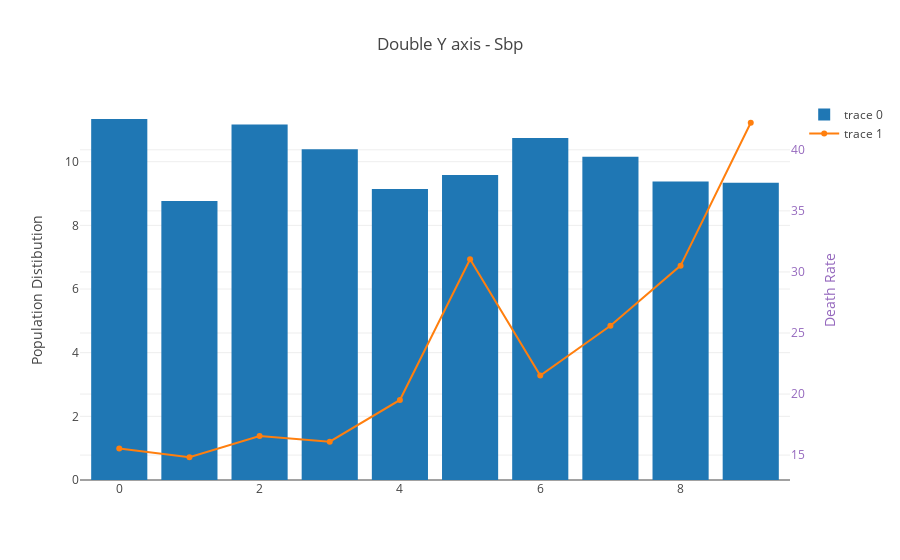
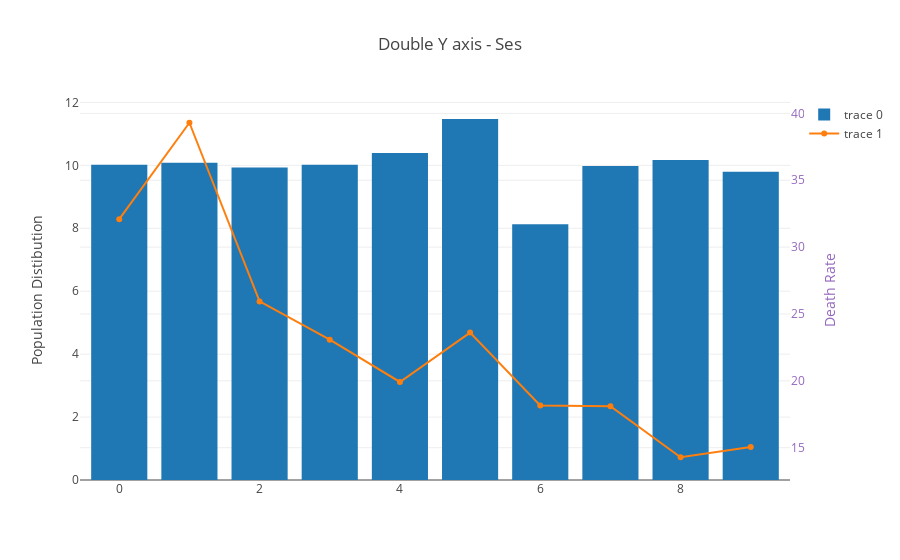
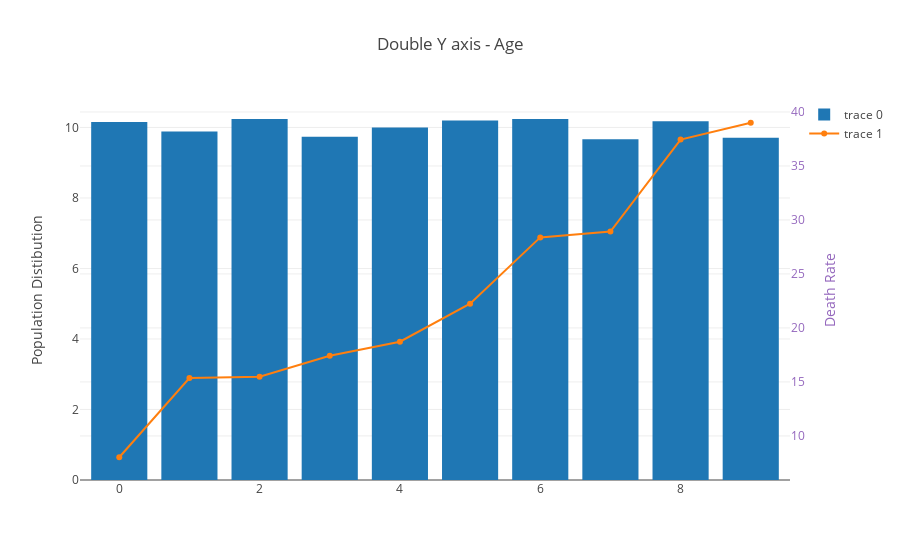
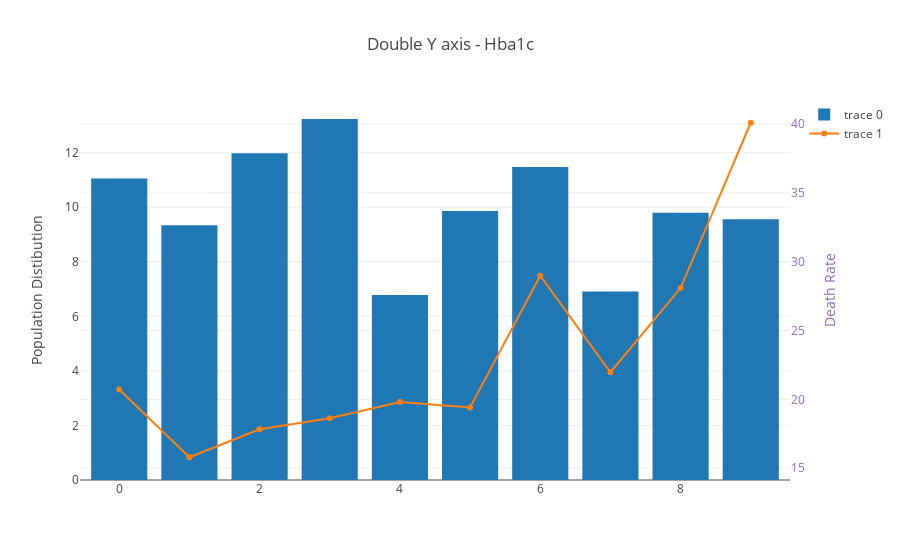

Here is the notebook cell these charts were saved with, in order:
### Markdown cell above
Plot death rates using numeric columns

### Code cell
plt_event_rate(er_data)

### Figure 1 — Plotly figure (JSON) as saved in the notebook; plotly's stock layout.template omitted (floating-point values rounded to 4 significant figures)
{"data": [{"type": "bar", "uid": "551ae52f-4c8e-4ff4-87fd-9a382801c843", "x": [0, 1, 2, 3, 4, 5, 6, 7, 8, 9], "y": [11.34, 8.765, 11.16, 10.39, 9.139, 9.579, 10.75, 10.15, 9.381, 9.337]}, {"type": "scatter", "uid": "43158c9c-ae57-4ae2-b3e1-e9679eef0240", "x": [0, 1, 2, 3, 4, 5, 6, 7, 8, 9], "y": [15.53, 14.82, 16.57, 16.1, 19.52, 31.03, 21.52, 25.6, 30.52, 42.22], "yaxis": "y2"}], "layout": {"title": {"text": "Double Y axis - Sbp"}, "yaxis": {"title": {"text": "Population Distibution"}}, "yaxis2": {"overlaying": "y", "side": "right", "tickfont": {"color": "rgb(148, 103, 189)"}, "title": {"font": {"color": "rgb(148, 103, 189)"}, "text": "Death Rate"}}}}

### Figure 2 — Plotly figure (JSON) as saved in the notebook; plotly's stock layout.template omitted (floating-point values rounded to 4 significant figures)
{"data": [{"type": "bar", "uid": "19e2f5cd-9d4e-4c53-b5a7-8e29ac6c09b7", "x": [0, 1, 2, 3, 4, 5, 6, 7, 8, 9], "y": [10.02, 10.09, 9.932, 10.02, 10.39, 11.47, 8.126, 9.976, 10.17, 9.8]}, {"type": "scatter", "uid": "434a0b56-5490-410b-b84d-fc8aaf7073c5", "x": [0, 1, 2, 3, 4, 5, 6, 7, 8, 9], "y": [32.09, 39.3, 25.94, 23.08, 19.92, 23.61, 18.16, 18.1, 14.29, 15.06], "yaxis": "y2"}], "layout": {"title": {"text": "Double Y axis - Ses"}, "yaxis": {"title": {"text": "Population Distibution"}}, "yaxis2": {"overlaying": "y", "side": "right", "tickfont": {"color": "rgb(148, 103, 189)"}, "title": {"font": {"color": "rgb(148, 103, 189)"}, "text": "Death Rate"}}}}

### Figure 3 — Plotly figure (JSON) as saved in the notebook; plotly's stock layout.template omitted (floating-point values rounded to 4 significant figures)
{"data": [{"type": "bar", "uid": "cbc5f46d-0f6f-4dd4-85fe-5ba5741180f2", "x": [0, 1, 2, 3, 4, 5, 6, 7, 8, 9], "y": [10.15, 9.888, 10.24, 9.734, 9.998, 10.2, 10.24, 9.667, 10.17, 9.712]}, {"type": "scatter", "uid": "4d38c6c7-d557-4a7b-8571-4ad76e7f45aa", "x": [0, 1, 2, 3, 4, 5, 6, 7, 8, 9], "y": [8.026, 15.37, 15.48, 17.42, 18.72, 22.25, 28.39, 28.93, 37.45, 39.0], "yaxis": "y2"}], "layout": {"title": {"text": "Double Y axis - Age"}, "yaxis": {"title": {"text": "Population Distibution"}}, "yaxis2": {"overlaying": "y", "side": "right", "tickfont": {"color": "rgb(148, 103, 189)"}, "title": {"font": {"color": "rgb(148, 103, 189)"}, "text": "Death Rate"}}}}

### Figure 4 — Plotly figure (JSON) as saved in the notebook; plotly's stock layout.template omitted (floating-point values rounded to 4 significant figures)
{"data": [{"type": "bar", "uid": "851a10d0-0f2c-413d-a104-25b9694984ca", "x": [0, 1, 2, 3, 4, 5, 6, 7, 8, 9], "y": [11.05, 9.337, 11.98, 13.23, 6.783, 9.866, 11.47, 6.915, 9.8, 9.557]}, {"type": "scatter", "uid": "ed6df428-01e8-4dfc-a916-11a79fbce541", "x": [0, 1, 2, 3, 4, 5, 6, 7, 8, 9], "y": [20.72, 15.8, 17.83, 18.64, 19.81, 19.42, 28.98, 21.97, 28.09, 40.09], "yaxis": "y2"}], "layout": {"title": {"text": "Double Y axis - Hba1c"}, "yaxis": {"title": {"text": "Population Distibution"}}, "yaxis2": {"overlaying": "y", "side": "right", "tickfont": {"color": "rgb(148, 103, 189)"}, "title": {"font": {"color": "rgb(148, 103, 189)"}, "text": "Death Rate"}}}}
